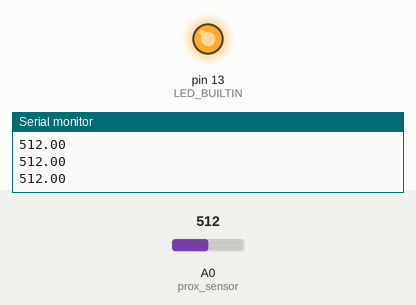
This sketch was run on a simulated Arduino Uno, built with avr-gcc and run on an emulated ATmega328P. On the bench: output pins drawn as LEDs (lit = HIGH), the last lines printed to the serial monitor. The inputs (shaded band) are chosen by the test bench; at power-on: A0 (prox_sensor) = 512.

Above: at 1.2 s.
1.3 s: A0 (prox_sensor) set to 151
4.3 s: A0 (prox_sensor) set to 127
At 5.7 s:
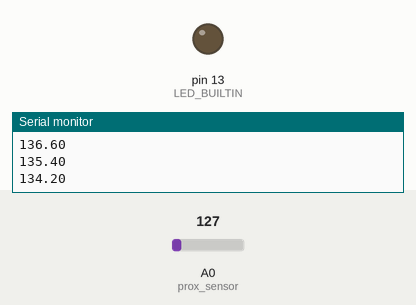
6.7 s: A0 (prox_sensor) set to 150
At 8.4 s:
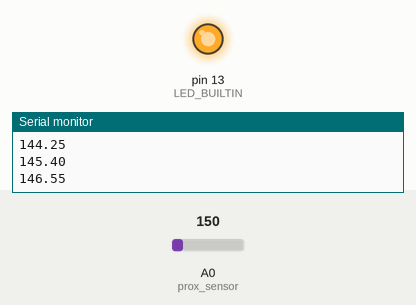
9.3 s: A0 (prox_sensor) set to 130
At 11.0 s:
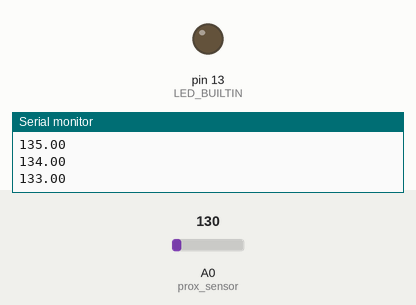
Timing chart, 0 to 12.5 s (numbered marks = the images above; inputs shaded):
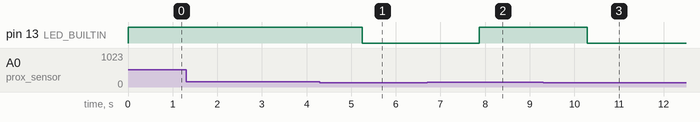

The sketch:

short_range_sensor_smoothed.ino
```cpp
/* Sparkfun - Infrared Proximity Sensor Short Range - Sharp GP2Y0A41SK0F
 * on Arduino pin A0 (1v - 3v) floating point value, led on pin 13
 * min distance: 4 cm (0 volts)
 * max distance 30 cm (3 volts)
 * wire diagram: red = 5v, blk = gnd, ylw = output
 */

#include <Smoothed.h>

Smoothed <float> mySensor;

int prox_sensor = A0;

void setup() {
  Serial.begin(9600);
  pinMode(LED_BUILTIN, OUTPUT);
  mySensor.begin(SMOOTHED_AVERAGE, 20);
  mySensor.clear();
}

void loop() {
  float value = analogRead(prox_sensor);
  mySensor.add(value);
  float average = mySensor.get();
  Serial.println(average);

  if (average > 140) {
    digitalWrite(LED_BUILTIN, HIGH);
  } else {
    digitalWrite(LED_BUILTIN, LOW);
  }
  delay(100);
}
```

Measured:
- the behaviour switches between 141 and 140 on A0 (prox_sensor) (found by bisection; images 0 and 1)
- after the input at 4.3 s, pin 13 (LED_BUILTIN): HIGH → LOW after 0.94 s
- after the input at 6.7 s, pin 13 (LED_BUILTIN): LOW → HIGH after 1.2 s
- after the input at 9.3 s, pin 13 (LED_BUILTIN): HIGH → LOW after 0.99 s
